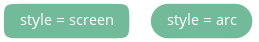

Reproduce this figure in Python.
import os, sys

from fig import draw, imgname
from twyg.cairowrapper import context as ctx


OUTFORMAT = 'png'
OUTFILE = imgname(OUTFORMAT)
WIDTH = 370
HEIGHT = 60


config1 = r"""
[layout]
    style               layout

[node]
    fontName            "Open Sans"
    style               rect
    strokeWidth         3
    roundingStyle       screen

[connection]
    style               curve

[color]
    style               colorizer
    colorscheme         "mint-examples3"
    fontColorAuto       no
    fontColor           #fff
"""

config2 = r"""
[layout]
    style               layout

[node]
    fontName            "Open Sans"
    style               rect
    strokeWidth         3
    roundingStyle       arc
    cornerRadius        25

[connection]
    style               curve

[color]
    style               colorizer
    colorscheme         "mint-examples3"
    fontColorAuto       no
    fontColor           #fff
"""


data1 = { 'style = screen': [] }
data2 = { 'style = arc': [] }


ctx.initsurface(1, 1, OUTFORMAT)
ctx.initsurface(WIDTH, HEIGHT, OUTFORMAT, OUTFILE, scale=0.7)
ctx.background(ctx.color(1))

ctx.translate(7, 7)
draw(config1, data1)

ctx.translate(210, 0)
draw(config2, data2)

ctx.writesurface()
